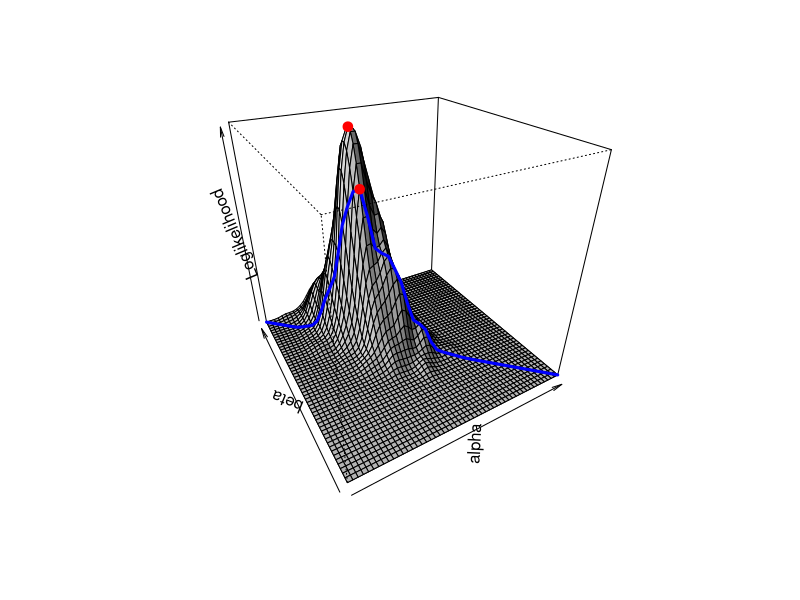
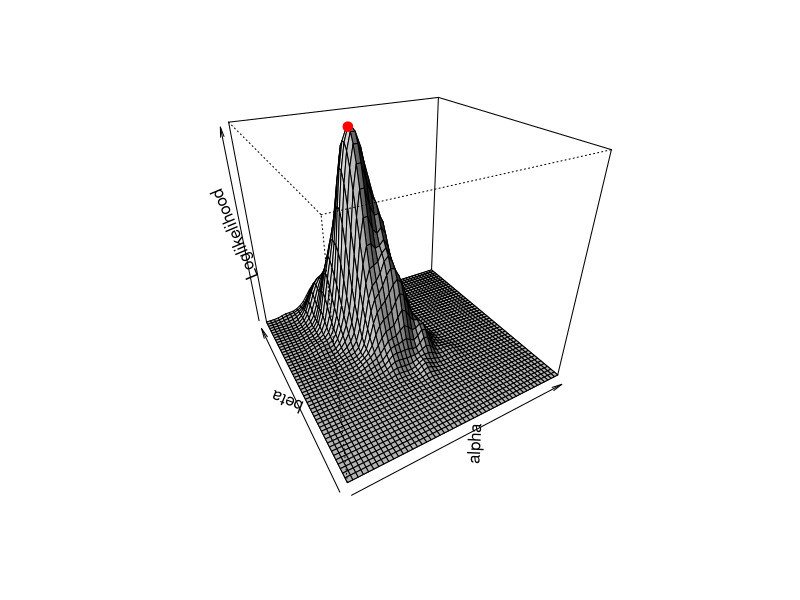
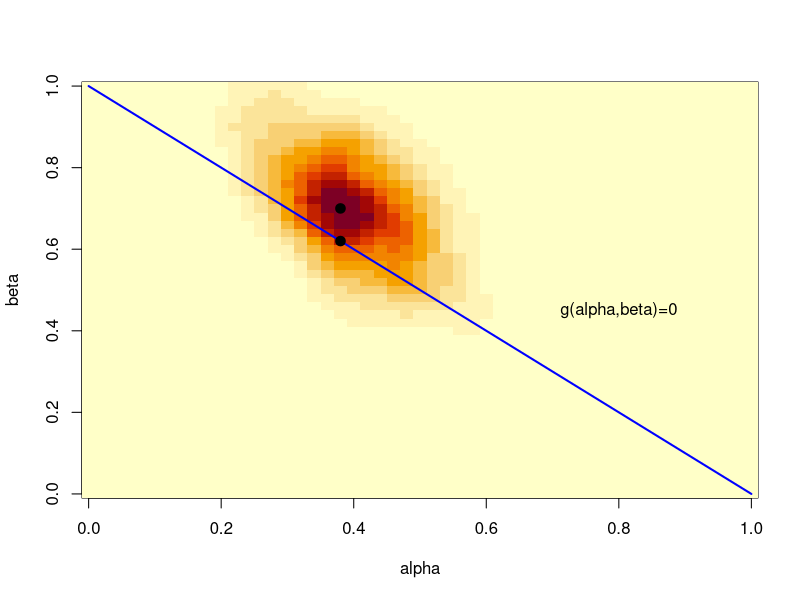
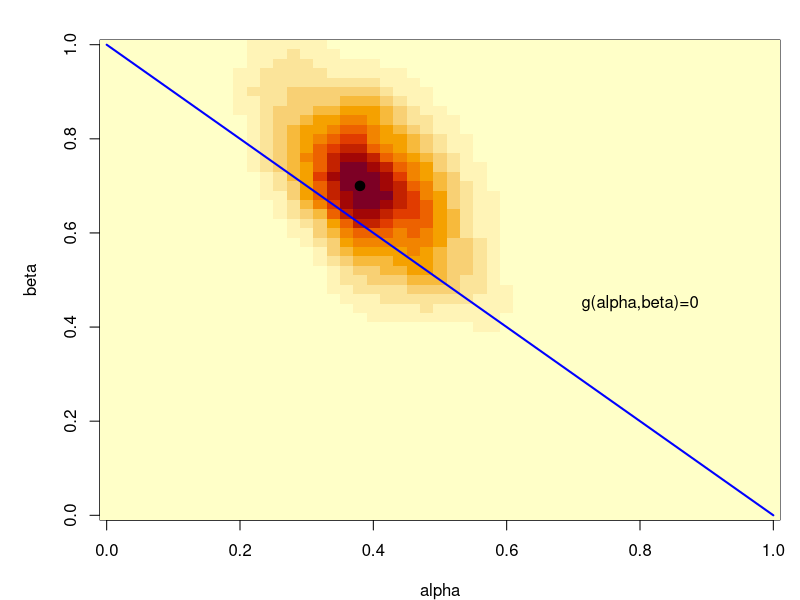
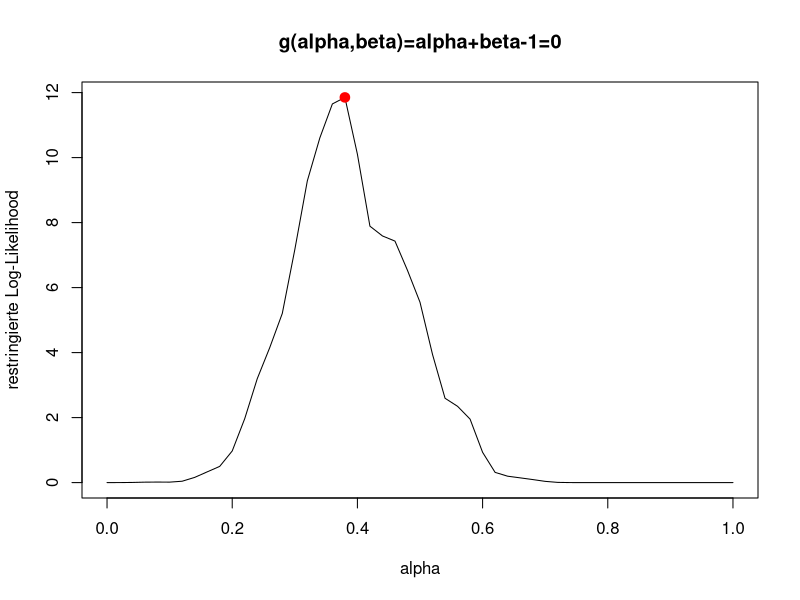
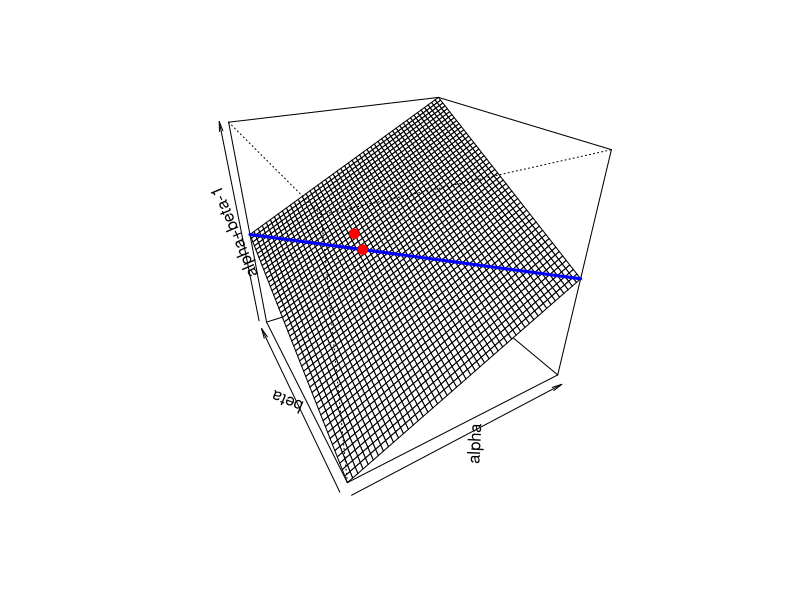

These charts were generated, in order, by the following R code:
library(MASS)
set.seed(123)

trans3d <- function(x,y,z, pmat) 
  {
  tr <- cbind(x,y,z,1) %*% pmat
  list(x = tr[,1]/tr[,4], y= tr[,2]/tr[,4])
  }
 
windows(8,8,xpos=0,ypos=0)
x <- mvrnorm(1000,c(0.4,0.7),matrix(2*c(0.0036,-0.003,-0.003,0.01),2,2))
d <- kde2d(x[,1],x[,2],lims=c(0,1,0,1),n=51)
dz <- diag(d$z[,51:1])
persp(d,phi=30,theta=-30,xlab="alpha",ylab="beta",zlab="Loglikelihood",shade=0.5) -> res
c <- locator(1)
w1 <- which(d$z==max(d$z),arr.ind=T)[1,]
points(trans3d(d$x[w1[1]],d$y[w1[2]],max(d$z),res),col="red",pch=19,lwd=3)
c <- locator(1)

windows(8,8,xpos=450,ypos=0)
par(mar=c(4,5,2,1))
image(d,xlab="alpha",ylab="beta")
w<-which(d$z==max(d$z),arr.ind=T)[1,]
points(d$x[w[1]],d$y[w[2]],pch=19,col="black",lwd=3)
c <- locator(1)
lines(c(0,1),c(1,0),col="blue",lwd=2)
text(0.8,0.45,"g(alpha,beta)=0")
c <- locator(1)

windows(8,8,xpos=450,ypos=100)
plot(d$x,dz,type="l",xlab="alpha",ylab="restringierte Log-Likelihood",main="g(alpha,beta)=alpha+beta-1=0")
points(d$x[which.max(dz)],max(dz),pch=19,col="red",lwd=3)
c <- locator(1)

dev.set(3)
image(d,xlab="alpha",ylab="beta")
w<-which(d$z==max(d$z),arr.ind=T)[1,]
points(d$x[w[1]],d$y[w[2]],pch=19,col="black",lwd=3)
lines(c(0,1),c(1,0),col="blue",lwd=2)
text(0.8,0.45,"g(alpha,beta)=0")
points(d$x[which.max(dz)],1-d$x[which.max(dz)],pch=19,col="black",lwd=3)
c <- locator(1)

dev.set(2)
persp(d,phi=30,theta=-30,xlab="alpha",ylab="beta",zlab="Loglikelihood",shade=0.5) -> res
points(trans3d(d$x[w1[1]],d$y[w1[2]],max(d$z),res),col="red",pch=19,lwd=3)
lines(trans3d(d$x,1-d$x,dz,res),col="blue",lwd=3)
points(trans3d(d$x[which.max(dz)],1-d$x[which.max(dz)],max(dz),res),col="red",pch=19,lwd=3)
c <- locator(1)

windows(8,8,xpos=0,ypos=100)
alpha <- seq(0,1,length=51)
beta <- seq(0,1,length=51)
z <- outer(alpha,beta-1,"+")
persp(alpha,beta,z,phi=30,theta=-30,xlab="alpha",ylab="beta",zlab="alpha+beta-1") -> res
lines(trans3d(alpha,1-alpha,0,res),col="blue",lwd=3)
points(trans3d(d$x[which.max(dz)],1-d$x[which.max(dz)],0,res),col="red",pch=19,lwd=3)
points(trans3d(d$x[w1[1]],d$y[w1[2]],d$x[w1[1]]+d$y[w1[2]]-1,res),col="red",pch=19,lwd=3)


#c <- locator(1)
#windows(8,8)
#persp(d,phi=30,theta=-30,xlab="alpha",ylab="beta",zlab="Loglikelihood",shade=0.5)
#points(trans3d(d$x[w1[1]],d$y[w1[2]],max(d$z),res),col="red",pch=19,lwd=3)
#lines(trans3d(d$x,1-d$x,dz,res),col="green",lwd=3)
#points(trans3d(d$x[which.max(dz)],1-d$x[which.max(dz)],max(dz),res),col="red",pch=19,lwd=3)
